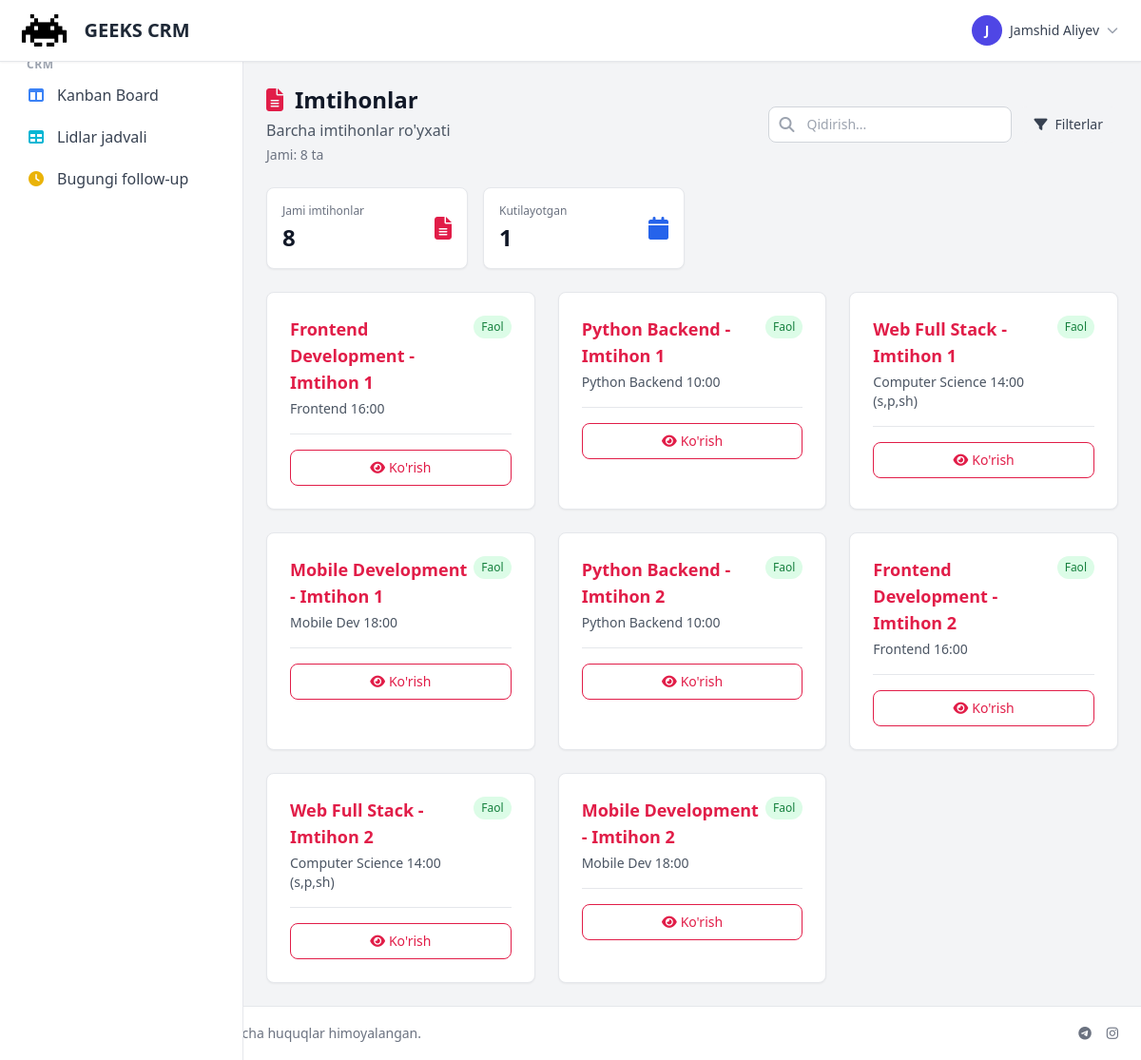
The page /exams/ (signed in) on the database its author committed.
### accounts/models.py (models this page shows, shortened)
class User(AbstractUser):
    ROLE_CHOICES = [
        ('admin', 'Administrator'),
        ('manager', 'Menejer'),
        ('mentor', 'Mentor'),
        ('student', "O'quvchi"),
        ('parent', 'Ota-ona'),
        ('accountant', 'Buxgalter'),
        ('sales', 'Sotuvchi'),
        ('sales_manager', 'Sotuvchilar menejeri'),
    ]
    role = models.CharField(max_length=20, choices=ROLE_CHOICES, default='student', verbose_name='Rol')
    phone = models.CharField(max_length=20, blank=True, null=True, verbose_name='Telefon')
    telegram_id = models.BigIntegerField(blank=True, null=True, unique=True, verbose_name='Telegram ID')
    telegram_username = models.CharField(max_length=100, blank=True, null=True, verbose_name='Telegram username')
    avatar = models.ImageField(upload_to='avatars/', blank=True, null=True, verbose_name='Avatar')
    is_active = models.BooleanField(default=True, verbose_name='Faol')
    created_at = models.DateTimeField(auto_now_add=True, verbose_name='Yaratilgan sana')
    updated_at = models.DateTimeField(auto_now=True, verbose_name='Yangilangan sana')
    class Meta:
        verbose_name = 'Foydalanuvchi'
        verbose_name_plural = 'Foydalanuvchilar'
        ordering = ['-created_at']
        indexes = [
            models.Index(fields=['role', 'is_active']),
            models.Index(fields=['telegram_id']),
            models.Index(fields=['created_at']),
        ]
    @property
    def is_admin(self):
        return self.role == 'admin' or self.is_superuser
    @property
    def is_manager(self):
        return self.role == 'manager'
    @property
    def is_mentor(self):
        return self.role == 'mentor'
    @property
    def is_student(self):
        return self.role == 'student'

### exams/models.py (models this page shows, shortened)
class Exam(models.Model):
    EXAM_TYPE_CHOICES = [
        ('test', 'Test'),
        ('written', 'Yozma'),
        ('practical', 'Amaliy'),
    ]
    course = models.ForeignKey(Course, on_delete=models.CASCADE, related_name='exams')
    group = models.ForeignKey(Group, on_delete=models.CASCADE, related_name='exams', null=True, blank=True)
    title = models.CharField(max_length=200)
    description = models.TextField(blank=True, null=True)
    exam_type = models.CharField(max_length=20, choices=EXAM_TYPE_CHOICES, default='test')
    date = models.DateTimeField()
    duration_minutes = models.IntegerField(default=60)  # Davomiyligi (daqiqa)
    max_score = models.IntegerField(default=100)  # Maksimal ball
    passing_score = models.FloatField(default=50.0)  # O'tish balli (guruh o'rtacha ballidan yuqori)
    is_active = models.BooleanField(default=True)
    created_at = models.DateTimeField(auto_now_add=True)
    updated_at = models.DateTimeField(auto_now=True)
    class Meta:
        verbose_name = _('Exam')
        verbose_name_plural = _('Exams')
        ordering = ['-date']
        indexes = [
            models.Index(fields=['date', 'is_active']),
            models.Index(fields=['course', 'date']),
            models.Index(fields=['group', 'date']),
        ]

### courses/models.py (models this page shows, shortened)
class Group(models.Model):
    SCHEDULE_CHOICES = [
        ('odd', 'Toq kunlar'),
        ('even', 'Juft kunlar'),
        ('daily', 'Har kuni'),
    ]
    course = models.ForeignKey(Course, on_delete=models.CASCADE, related_name='groups')
    name = models.CharField(max_length=200)
    mentor = models.ForeignKey(User, on_delete=models.SET_NULL, null=True, blank=True,
                              related_name='mentor_groups', limit_choices_to={'role': 'mentor'})
    room = models.ForeignKey(Room, on_delete=models.SET_NULL, null=True, blank=True, related_name='groups')
    students = models.ManyToManyField(User, related_name='student_groups', blank=True,
                                     limit_choices_to={'role': 'student'})
    schedule_type = models.CharField(max_length=10, choices=SCHEDULE_CHOICES, default='odd')
    start_time = models.TimeField()
    end_time = models.TimeField()
    capacity = models.IntegerField(default=20)
    is_active = models.BooleanField(default=True)
    created_at = models.DateTimeField(auto_now_add=True)
    updated_at = models.DateTimeField(auto_now=True)
    class Meta:
        verbose_name = 'Guruh'
        verbose_name_plural = 'Guruhlar'
        ordering = ['course', 'name']

### exams/views.py (the view)
# urls.py: path('', views.ExamListView.as_view(), name='exam_list'),
class ExamListView(LoginRequiredMixin, ListView):
    model = Exam
    template_name = 'exams/exam_list.html'
    context_object_name = 'exams'
    paginate_by = 25
    def get_queryset(self):
        queryset = Exam.objects.select_related('course', 'group')
        if self.request.user.is_student:
            queryset = queryset.filter(group__students=self.request.user, is_active=True)
        elif self.request.user.is_mentor:
            queryset = queryset.filter(group__mentor=self.request.user)
        course_id = self.request.GET.get('course')
        if course_id:
            queryset = queryset.filter(course_id=course_id)
        group_id = self.request.GET.get('group')
        if group_id:
            queryset = queryset.filter(group_id=group_id)
        return queryset.order_by('-date')
    def get_context_data(self, **kwargs):
        context = super().get_context_data(**kwargs)
        total_exams = self.get_queryset().count()
        upcoming_exams = self.get_queryset().filter(date__gte=timezone.now().date()).count()
        context['stats'] = [
            {'label': 'Jami imtihonlar', 'value': total_exams, 'icon': 'fas fa-file-alt', 'color': 'text-rose-600'},
            {'label': 'Kutilayotgan', 'value': upcoming_exams, 'icon': 'fas fa-calendar', 'color': 'text-blue-600'},
        ]
        if self.request.user.is_mentor:
            context['groups'] = Group.objects.filter(mentor=self.request.user, is_active=True)
        elif self.request.user.is_admin or self.request.user.is_manager:
            context['groups'] = Group.objects.filter(is_active=True)
            context['courses'] = Course.objects.filter(is_active=True)
        user = self.request.user
        context['can_create'] = user.is_superuser or (hasattr(user, 'is_admin') and user.is_admin) or (hasattr(user, 'is_manager') and user.is_manager) or (hasattr(user, 'is_mentor') and user.is_mentor)
        context['can_edit'] = context['can_create']
        context['can_delete'] = user.is_superuser or (hasattr(user, 'is_admin') and user.is_admin) or (hasattr(user, 'is_manager') and user.is_manager)
        return context

### templates/exams/exam_list.html (shortened to what this page needs)
{% extends 'base.html' %}
{% load humanize %}
{% block content %}
{% with text_color='text-rose-600' bg_color='bg-rose-600' hover_bg='hover:bg-rose-700' ring_color='ring-rose-500' bg_light='bg-rose-50' border_color='border-rose-200' text_dark='text-rose-900' %}
<div class="space-y-6" x-data="{
    showFilters: false,
    selectedItems: [],
    showBulkActions: false,
    searchQuery: '{{ request.GET.search|default:"" }}'
}">
    <div class="flex flex-col sm:flex-row sm:items-center sm:justify-between gap-4">
        <div>
            <h1 class="text-2xl font-bold text-gray-900 flex items-center gap-3">
                <i class="fas fa-file-alt {{ text_color }}"></i>
                Imtihonlar
            </h1>
            <p class="text-gray-600 mt-1">Barcha imtihonlar ro'yxati</p>
            {% if exams %}<p class="text-sm text-gray-500 mt-1">Jami: {{ exams|length }} ta</p>{% endif %}
        </div>
        <div class="flex flex-wrap gap-2">
            <div class="relative flex-1 sm:flex-initial sm:w-64">
                <i class="fas fa-search absolute left-3 top-1/2 transform -translate-y-1/2 text-gray-400"></i>
                <input type="text"
                       x-model="searchQuery"
                       placeholder="Qidirish..."
                       class="w-full pl-10 pr-4 py-2 border border-gray-300 rounded-lg focus:ring-2 {{ ring_color }} focus:border-transparent text-sm">
            </div>
            <button @click="showFilters = !showFilters"
                    class="px-4 py-2 bg-gray-100 hover:bg-gray-200 text-gray-700 rounded-lg transition text-sm flex items-center gap-2">
                <i class="fas fa-filter"></i>
                <span class="hidden sm:inline">Filterlar</span>
            </button>
        </div>
    </div>
    {% if stats %}
    <div class="grid grid-cols-1 sm:grid-cols-2 lg:grid-cols-4 gap-4">
        {% for stat in stats %}
        <div class="bg-white rounded-lg shadow-sm border p-4">
            <div class="flex items-center justify-between">
                <div>
                    <p class="text-xs text-gray-500">{{ stat.label }}</p>
                    <p class="text-2xl font-bold text-gray-900 mt-1">{{ stat.value|intcomma }}</p>
                </div>
                <i class="{{ stat.icon }} text-2xl {{ stat.color }}"></i>
            </div>
        </div>
        {% endfor %}
    </div>
    {% endif %}
    {% if exams %}
    <div class="grid grid-cols-1 md:grid-cols-2 lg:grid-cols-3 gap-6">
        {% for exam in exams %}
        <div class="bg-white rounded-lg shadow-sm border hover:shadow-md transition overflow-hidden">
            <div class="p-6">
                <div class="flex items-start justify-between mb-4">
                    <div class="flex-1">
                        <h3 class="text-lg font-bold text-gray-900 mb-1">
                            <a href="{% url 'exams:exam_detail' exam.pk %}" class="hover:{{ text_dark }} {{ text_color }}">
                                {{ exam.title }}
                            </a>
                        </h3>
                        {% if exam.group %}
                        <p class="text-sm text-gray-600">{{ exam.group.name }}</p>
                        {% endif %}
                    </div>
                    <span class="px-2 py-1 text-xs rounded-full {% if exam.is_active %}bg-green-100 text-green-700{% else %}bg-gray-100 text-gray-700{% endif %}">
                        {% if exam.is_active %}Faol{% else %}Nofaol{% endif %}
                    </span>
                </div>
                <div class="flex items-center gap-2 pt-4 border-t border-gray-200">
                    <a href="{% url 'exams:exam_detail' exam.pk %}"
                       class="flex-1 text-center px-3 py-2 text-sm {{ text_color }} hover:{{ text_dark }} border border-current rounded-lg transition">
                        <i class="fas fa-eye mr-1"></i>Ko'rish
                    </a>
                </div>
            </div>
        </div>
        {% endfor %}
    </div>
    {% endif %}
</div>
{% endwith %}
{% endblock %}

### templates/base.html (shortened to what this page needs)
{% load static %}
{% load humanize %}
{% load crud_tags %}
<!DOCTYPE html>
<html lang="uz">
<head>
    <script src="https://cdn.tailwindcss.com"></script>
    <link href="https://cdnjs.cloudflare.com/ajax/libs/font-awesome/6.5.1/css/all.min.css" rel="stylesheet">
</head>
<body class="bg-gray-100 min-h-screen flex flex-col">
    <nav class="bg-white shadow-sm border-b border-gray-200 sticky top-0 z-40">
        <div class="max-w-full mx-auto px-4">
            <div class="flex items-center justify-between h-16">
                <div class="flex items-center gap-4">
                    <a href="{% url 'dashboard' %}" class="flex items-center gap-3">
                        <img src="{% static 'img/logo_dark.png' %}" alt="Logo" class="h-10 w-auto" onerror="this.style.display='none'">
                        <span class="text-xl font-bold text-gray-800">GEEKS CRM</span>
                    </a>
                </div>
                {% if user.is_authenticated %}
                <div class="flex items-center gap-4">
                    <div class="relative" x-data="{open: false}">
                        <button @click="open = !open" class="flex items-center gap-2 p-2 rounded-lg hover:bg-gray-100">
                            <div class="w-8 h-8 bg-indigo-600 rounded-full flex items-center justify-center text-white text-sm font-bold">
                                {{ user.first_name.0|upper|default:user.username.0|upper }}
                            </div>
                            <span class="hidden sm:block text-sm font-medium text-gray-700">{{ user.get_full_name|default:user.username }}</span>
                            <i class="fas fa-chevron-down text-gray-400 text-xs"></i>
                        </button>
                    </div>
                </div>
                {% else %}
                <a href="{% url 'accounts:login' %}" class="px-4 py-2 bg-indigo-600 text-white rounded-lg hover:bg-indigo-700">
                    Kirish
                </a>
                {% endif %}
            </div>
        </div>
    </nav>
    <div class="flex flex-1">
        {% if user.is_authenticated %}
        <aside id="sidebar" class="w-64 bg-white border-r border-gray-200 fixed inset-y-0 left-0 z-30 transform -translate-x-full lg:translate-x-0 transition-transform duration-200 pt-16 lg:pt-0">
            <nav class="p-4 space-y-1 overflow-y-auto h-full">
                <a href="{% url 'dashboard' %}" class="flex items-center gap-3 px-3 py-2 rounded-lg text-gray-700 hover:bg-gray-100 {% if request.path == '/' %}bg-indigo-50 text-indigo-700{% endif %}">
                    <span>Dashboard</span>
                </a>
                {% if user.role == 'admin' or user.role == 'manager' or user.role == 'sales' or user.role == 'sales_manager' %}
                <p class="text-xs font-semibold text-gray-400 uppercase tracking-wider mt-6 mb-2 px-3">CRM</p>
                <a href="{% url 'crm:kanban' %}" class="flex items-center gap-3 px-3 py-2 rounded-lg text-gray-700 hover:bg-gray-100">
                    <i class="fas fa-columns w-5 text-center text-blue-500"></i>
                    <span>Kanban Board</span>
                </a>
                <a href="{% url 'crm:lead_table' %}" class="flex items-center gap-3 px-3 py-2 rounded-lg text-gray-700 hover:bg-gray-100">
                    <i class="fas fa-table w-5 text-center text-cyan-500"></i>
                    <span>Lidlar jadvali</span>
                </a>
                <a href="{% url 'crm:followup_today' %}" class="flex items-center gap-3 px-3 py-2 rounded-lg text-gray-700 hover:bg-gray-100">
                    <i class="fas fa-clock w-5 text-center text-yellow-500"></i>
                    <span>Bugungi follow-up</span>
                </a>
                {% endif %}
            </nav>
        </aside>
        {% endif %}
        <main class="flex-1 p-4 sm:p-6 {% if user.is_authenticated %}lg:ml-64{% endif %}" style="min-height: 0;">
            {% block content %}{% endblock %}
        </main>
    </div>
    <footer class="bg-white border-t border-gray-200 py-4 px-6 mt-auto">
        <div class="flex flex-col md:flex-row justify-between items-center gap-2 text-sm text-gray-500">
            <div class="flex items-center gap-2">
                <span>&copy; 2024 GEEKS Academy. Barcha huquqlar himoyalangan.</span>
            </div>
            <div class="flex items-center gap-4">
                <a href="#" class="hover:text-gray-700"><i class="fab fa-telegram"></i></a>
                <a href="#" class="hover:text-gray-700"><i class="fab fa-instagram"></i></a>
            </div>
        </div>
    </footer>
</body>
</html>

### rows shown on the page
User: first_name.0 "J", get_full_name "Jamshid Aliyev"
Exam: title "Frontend Development - Imtihon 1", group.name "Frontend 16:00", is_active "Faol"
Exam: title "Python Backend - Imtihon 1", group.name "Python Backend 10:00", is_active "Faol"
Exam: title "Web Full Stack - Imtihon 1", group.name "Computer Science 14:00 (s,p,sh)", is_active "Faol"
Exam: title "Mobile Development - Imtihon 1", group.name "Mobile Dev 18:00", is_active "Faol"
Exam: title "Python Backend - Imtihon 2", group.name "Python Backend 10:00", is_active "Faol"
Exam: title "Frontend Development - Imtihon 2", group.name "Frontend 16:00", is_active "Faol"
Exam: title "Web Full Stack - Imtihon 2", group.name "Computer Science 14:00 (s,p,sh)", is_active "Faol"
Exam: title "Mobile Development - Imtihon 2", group.name "Mobile Dev 18:00", is_active "Faol"

### other values the page prints
{{ exams|length }} "8"
{{ stat.label }} "Jami imtihonlar" "Kutilayotgan"
{{ stat.value|intcomma }} "8" "1"
